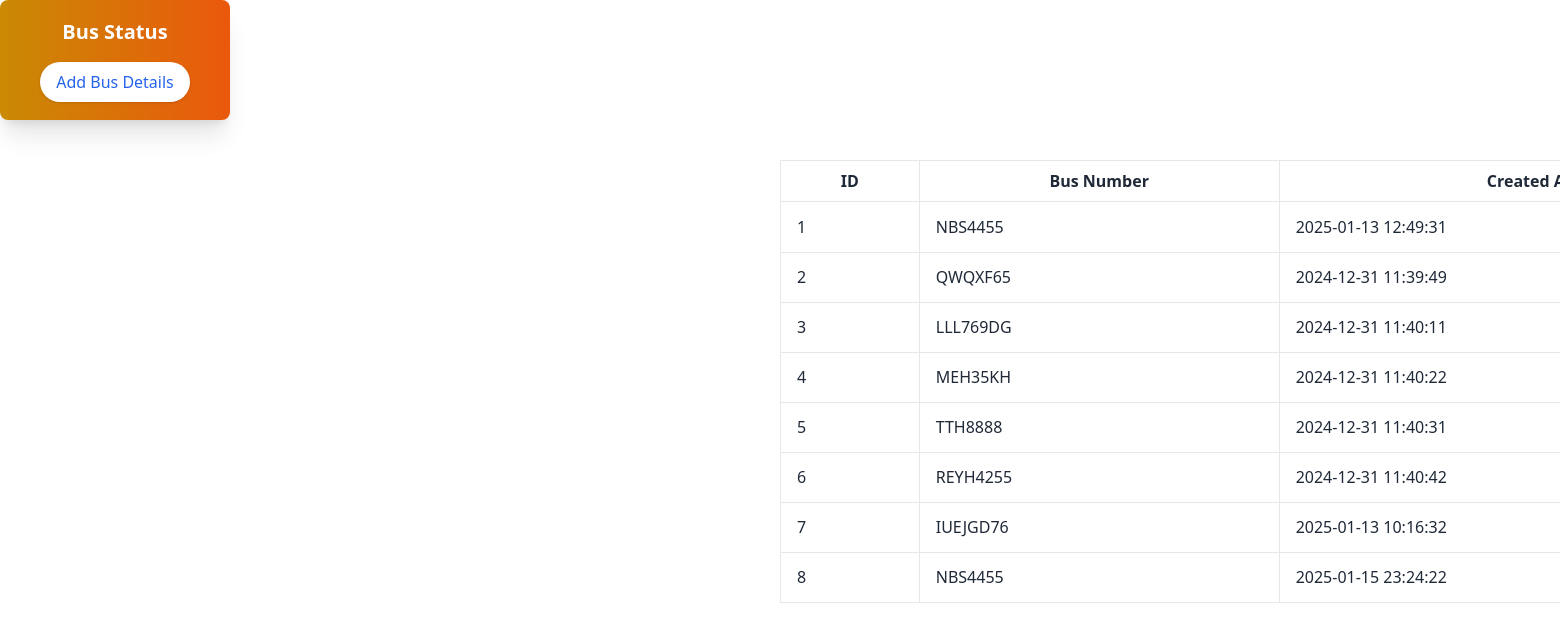
The app's page /AdminPanle/pages/buses.php with its own data.
### tables this page shows
CREATE TABLE `buses` (
  `id` int(100) NOT NULL,
  `bus_no` varchar(255) DEFAULT NULL,
  `bus_type` enum('AC','Non-Ac','Sleeper') NOT NULL,
  `bus_create` datetime NOT NULL DEFAULT current_timestamp(),
  `total_seats` int(50) NOT NULL
);

### AdminPanle/pages/buses.php (the view, shortened to what this page needs)
<?php
$conn = mysqli_connect("localhost","root","","shohoz_bus");
$sql = "SELECT * FROM buses";
$result = $conn->query($sql);
?>
<!DOCTYPE html>
<html lang="en">
<head>
    <link href="https://cdn.jsdelivr.net/npm/daisyui@4.12.14/dist/full.min.css" rel="stylesheet" type="text/css" />
    <link href="https://cdn.jsdelivr.net/npm/flowbite@2.5.2/dist/flowbite.min.css" rel="stylesheet" />
    <script src="https://cdn.tailwindcss.com"></script>
</head>
<body>
<section id="content" class="w-full">
    <div class="">
        <div class="bg-gradient-to-r from-yellow-600 to-orange-600 w-[230px] h-[120px] shadow-xl rounded-lg flex flex-col items-center justify-center p-4 text-white">
            <h2 class="text-xl font-bold mb-2">Bus Status</h2>
            <button id="openModalBtn" class="mt-2 px-4 py-2 bg-white text-blue-600 rounded-full shadow hover:bg-gray-100">
                Add Bus Details
            </button>
        </div>
        <div class="overflow-x-auto mt-10 ml-[50%] w-full mb-6">
            <table class="min-w-full table-auto border-collapse">
                <thead>
                    <tr>
                        <th class="px-4 py-2 border">ID</th>
                        <th class="px-4 py-2 border">Bus Number</th>
                        <th class="px-4 py-2 border">Created At</th>
                    </tr>
                </thead>
                <tbody>
                <?php
                    if ($result->num_rows > 0) {
                        $count = 1;
                        while ($row = $result->fetch_assoc()) {
                            echo "
                                <tr>
                                    <td class='px-4 py-2 border'>{$count}</td>
                                    <td class='px-4 py-2 border'>{$row['bus_no']}</td>
                                    <td class='px-4 py-2 border'>{$row['bus_create']}</td>
                                    <td class='px-4 flex gap-2 py-2 border text-center'>
                                        <a href='#'
                                        class='text-white rounded-md px-3 py-1 bg-orange-500 edit-button'
                                        data-id='{$row['id']}'
                                        data-bus-no='{$row['bus_no']}'>
                                        <i class='fas fa-edit'></i> Edit
                                        </a>
                                        <a href='dashboard.php?pages=buses&deleteId={$row['id']}' data-tip='Delete Routes'
                                        class='text-white rounded-md px-3 py-1 bg-orange-500'
                                        onclick='return confirm(\"Are you sure you want to delete this bus?\");'>
                                        <i class='fas fa-trash'></i> Delete
                                        </a>
                                    </td>
                                </tr>
                            ";
                            $count++;
                        }
                    } else {
                        echo "<tr><td colspan='4' class='text-center py-4'>No Bus Available</td></tr>";
                    }
                    ?>
                </tbody>
            </table>
        </div>
    </div>
</section>
</body>
</html>

### records on screen
buses: bus_no "NBS4455", bus_create "2025-01-13 12:49:31"
buses: bus_no "QWQXF65", bus_create "2024-12-31 11:39:49"
buses: bus_no "LLL769DG", bus_create "2024-12-31 11:40:11"
buses: bus_no "MEH35KH", bus_create "2024-12-31 11:40:22"
buses: bus_no "TTH8888", bus_create "2024-12-31 11:40:31"
buses: bus_no "REYH4255", bus_create "2024-12-31 11:40:42"
buses: bus_no "IUEJGD76", bus_create "2025-01-13 10:16:32"
buses: bus_no "NBS4455", bus_create "2025-01-15 23:24:22"
